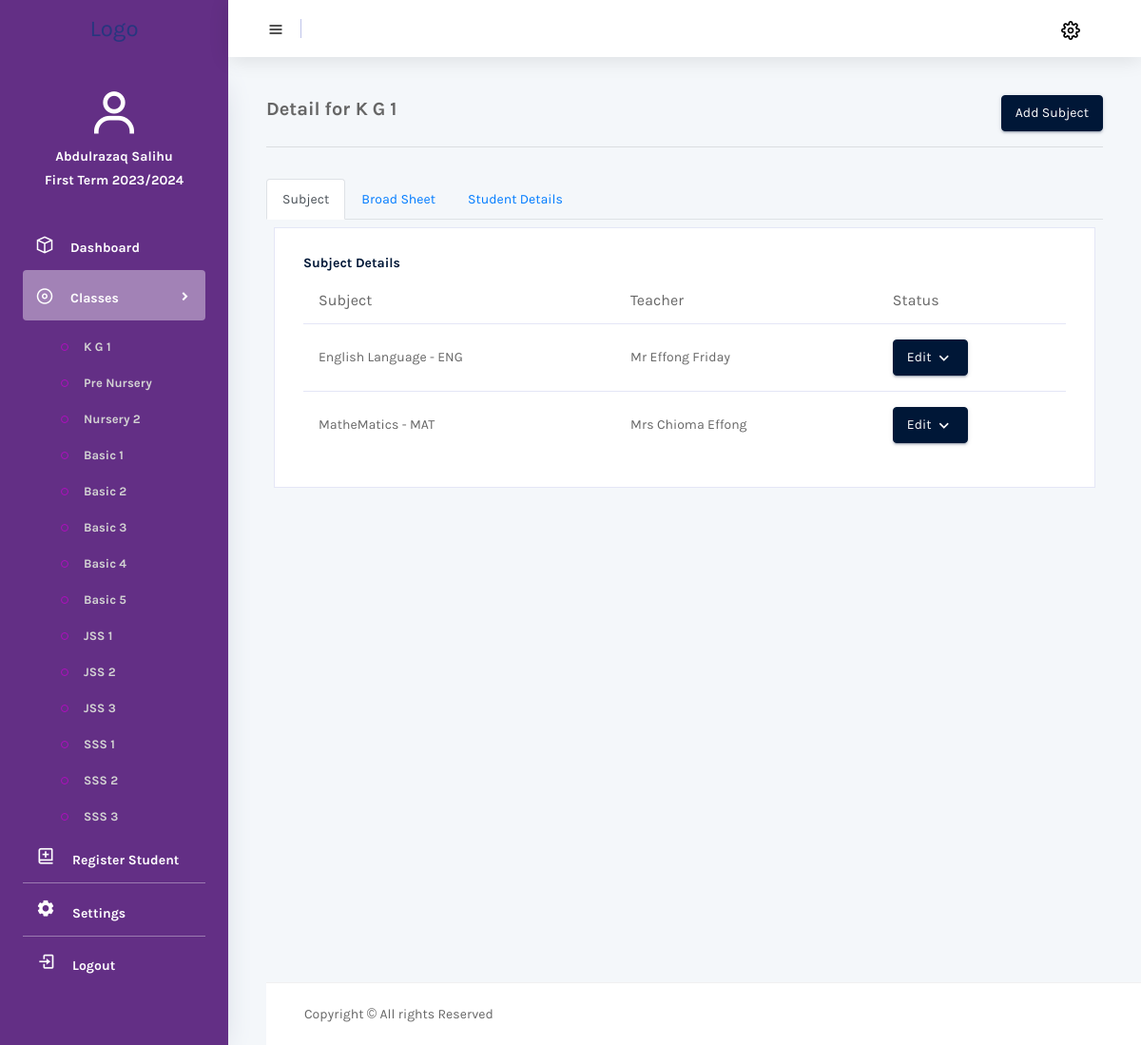
Screenshot of /class.php?class=1 (signed in) with the database file from the repository.
### tables this page shows
CREATE TABLE `classes` (
  `id` int(200) NOT NULL,
  `classes` varchar(255) NOT NULL
);

### class.php (the view, shortened to what this page needs)
<?php
include 'config.php';
$status = $_SESSION['user'];
$sql = "SELECT * FROM admin WHERE email = ? OR phone = ?";
$stmt = mysqli_prepare($conn, $sql);
if ($stmt) {
    mysqli_stmt_bind_param($stmt, "ss", $status, $status);
    mysqli_stmt_execute($stmt);
    $result = mysqli_stmt_get_result($stmt);
    if ($row = mysqli_fetch_assoc($result)) {
        $name = $row['name'];
    } else {
        header('Location: login.php');
        exit();
    }
} else {
    echo "Internal server error. Please try again later.";
    exit();
}
?>
<!DOCTYPE html>
<html lang="en">
<head>
    <link href='https://unpkg.com/boxicons@2.1.4/css/boxicons.min.css' rel='stylesheet'>
    <link rel="stylesheet" href="vendors/mdi/css/materialdesignicons.min.css">
    <link rel="stylesheet" href="vendors/feather/feather.css">
    <link rel="stylesheet" href="vendors/base/vendor.bundle.base.css">
    <link rel="stylesheet" href="css/style.css">
    <link rel="stylesheet" href="custom-columns.css">
</head>
<body>
    <div class="container-scroller">
        <?php include 'nav.php'; ?>
        <div class="container-fluid page-body-wrapper">
            <?php include 'sidebar.php'; ?>
            <?php
            $class = htmlspecialchars($_GET['class']);
            $class_sql = "SELECT classes FROM classes WHERE id = $class";
            $class_result = $conn->query($class_sql);
            if ($class_result->num_rows > 0) {
                $class_row = $class_result->fetch_assoc();
                $class_name = $class_row["classes"];
            } else {
                echo "";
            }
            ?>
            <div class="main-panel">
                <div class="content-wrapper">
                    <div style="display: flex; justify-content: space-between; align-items: center;">
                        <h5 style="font-weight: bold; margin-right: 10px;">Detail for <?php echo $class_name ?></h5>
                        <a href="addsubjects.php?class=<?php echo $class?>">
                        <button class="btn btn-dark">Add Subject</button>
                        </a>
                    </div>
                    <hr> <br>
                    <ul class="nav nav-tabs" id="myTabs">
                        <li class="nav-item">
                            <a class="nav-link active" id="tab1-tab" data-toggle="tab" href="#tab1">Subject</a>
                        </li>
                        <li class="nav-item">
                            <a class="nav-link" id="tab2-tab" data-toggle="tab" href="#tab2">Broad Sheet</a>
                        </li>
                        <li class="nav-item">
                            <a class="nav-link" id="tab3-tab" data-toggle="tab" href="#tab3">Student Details</a>
                        </li>
                    </ul>
                    <div class="tab-content mt-2">
                        <div class="tab-pane fade show active" id="tab1">
                            <div class="col-lg-12 grid-margin stretch-card">
                                <div class="card">
                                    <div class="card-body">
                                        <h4 class="card-title">Subject Details</h4>
                                        <div class="table-responsive">
                                            <table class="table">
                                                <thead>
                                                    <tr>
                                                        <th>Subject</th>
                                                        <th>Teacher</th>
                                                        <th>Status</th>
                                                    </tr>
                                                </thead>
                                                <tbody>
                                                    <tr>
                                                        <td>English Language - ENG</td>
                                                        <td>Mr Effong Friday</td>
                                                        <td>
                                                            <div class="dropdown">
                                                                <button class="btn btn-dark dropdown-toggle" type="button" id="dropdownMenu2" data-toggle="dropdown" aria-haspopup="true" aria-expanded="false">
                                                                    Edit
                                                                </button>
                                                            </div>
                                                        </td>
                                                    </tr>
                                                    <tr>
                                                        <td>MatheMatics - MAT</td>
                                                        <td>Mrs Chioma Effong</td>
                                                        <td>
                                                            <div class="dropdown">
                                                                <button class="btn btn-dark dropdown-toggle" type="button" id="dropdownMenu2" data-toggle="dropdown" aria-haspopup="true" aria-expanded="false">
                                                                    Edit
                                                                </button>
                                                            </div>
                                                        </td>
                                                    </tr>
                                                </tbody>
                                            </table>
                                        </div>
                                    </div>
                                </div>
                            </div>
                        </div>
                    </div>
                    <?php include 'footer.php' ?>
                </div>
            </div>
        </div>
</body>
</html>

### nav.php (shortened to what this page needs)
<nav class="navbar col-lg-12 col-12 p-0 fixed-top d-flex flex-row">
    <div class="text-center navbar-brand-wrapper d-flex align-items-center justify-content-center">
        <a class="navbar-brand brand-logo" href="index.php">Logo</a>
    </div>
    <div class="navbar-menu-wrapper d-flex align-items-center justify-content-end">
        <button class="navbar-toggler navbar-toggler align-self-center" type="button" data-toggle="minimize">
            <span class="icon-menu"></span>
        </button>
        <ul class="navbar-nav navbar-nav-right">
            <li class="nav-item dropdown d-flex mr-4 ">
                <a class="nav-link count-indicator dropdown-toggle d-flex align-items-center justify-content-center" id="notificationDropdown" href="#" data-toggle="dropdown">
                    <i class="icon-cog"></i>
                </a>
            </li>
        </ul>
    </div>
</nav>

### sidebar.php (shortened to what this page needs)
<nav class="sidebar sidebar-offcanvas" id="sidebar" style="background-color: #632F85">
    <div class="user-profile">
        <div class="user-image">
            <i class='bx bx-user mb-2' style='color:#ffffff; font-size:3.5rem'></i>
        </div>
        <div class="user-name">
            <?php echo $name ?>
        </div>
        <div class="user-designation">
            First Term 2023/2024
        </div>
    </div>
    <ul class="nav">
        <li class="nav-item">
            <a class="nav-link" href="index.php">
                <i class="icon-box menu-icon"></i>
                <span class="menu-title">Dashboard</span>
            </a>
        </li>
        <li class="nav-item">
            <a class="nav-link" data-toggle="collapse" href="#ui-basic" aria-expanded="false" aria-controls="ui-basic">
                <i class="icon-disc menu-icon"></i>
                <span class="menu-title">Classes</span>
                <i class="menu-arrow"></i>
            </a>
            <div class="collapse" id="ui-basic">
                <ul class="nav flex-column sub-menu">
                    <?php
                    $sql = 'SELECT * FROM classes';
                    $querys = mysqli_query($conn, $sql);
                    $classes = mysqli_fetch_all($querys, MYSQLI_ASSOC);
                    ?>
                    <?php
                    foreach ($classes as $class) { ?>
                        <li class="nav-item"> <a class="nav-link" href="class.php?class=<?php echo $class['id']?>" style="font-size: 13px; margin-bottom:-8px; color:lightgray !important"><?php echo $class['classes'] ?></a></li>
                    <?php } ?>
                </ul>
            </div>
        </li>
        <li class="nav-item">
            <a class="nav-link" href="addstudent.php">
                <i class='menu-icon bx bx-book-add' style="font-size: 20px;"></i>
                <span class="menu-title">Register Student</span>
            </a>
        </li>
        <li class="nav-item">
            <a class="nav-link" href="settings.php">
                <i class='menu-icon bx bxs-cog' style="font-size: 20px;"></i>
                <span class="menu-title">Settings</span>
            </a>
        </li>
        <li class="nav-item">
            <a class="nav-link" href="logout.php">
                <i class='menu-icon bx bx-log-in' style="font-size: 20px;"></i>
                <span class="menu-title">Logout</span>
            </a>
        </li>
    </ul>
</nav>

### footer.php
<footer class="footer" style="position: fixed; bottom: 0; width: 100%;">
    <div class="d-sm-flex justify-content-center justify-content-sm-between">
        <span class="text-muted d-block text-center text-sm-left d-sm-inline-block">Copyright © All rights
            Reserved</span>
    </div>
</footer>

### rows the page displays
classes: classes "K G 1"
classes: classes "Pre Nursery"
classes: classes "Nursery 2"
classes: classes "Basic 1"
classes: classes "Basic 2"
classes: classes "Basic 3"
classes: classes "Basic 4"
classes: classes "Basic 5"
classes: classes "JSS 1"
classes: classes "JSS 2"
classes: classes "JSS 3"
classes: classes "SSS 1"
classes: classes "SSS 2"
classes: classes "SSS 3"

### other values shown
$name "Abdulrazaq Salihu"
